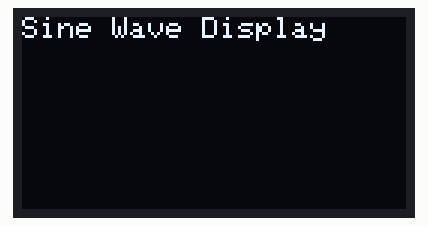
Bench run of a sketch on a simulated Arduino Uno, built with avr-gcc and run on an emulated ATmega328P. On the bench: 128×64 one-colour display.

Above: at 0.1 s.
At 5.06 s:
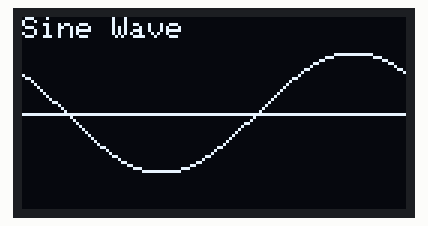
At 10.05 s:
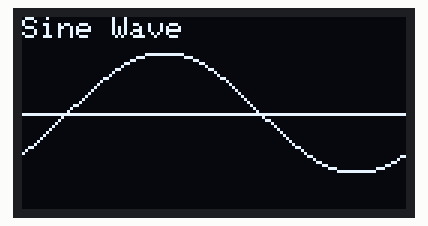
At 20.03 s:
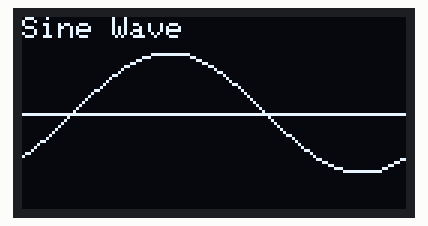
At 30.01 s:
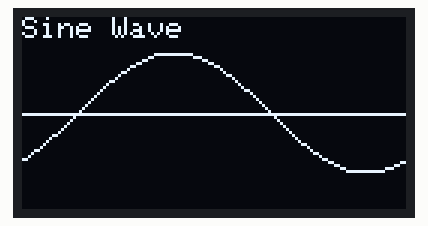
At 39.95 s:
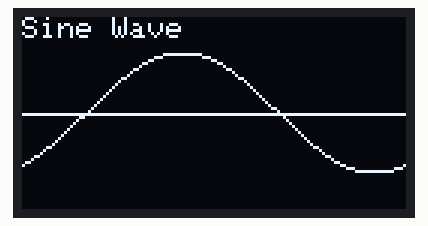

The sketch:

sin_example.ino
```cpp
#include <Wire.h>
#include <Adafruit_GFX.h>
#include <Adafruit_SSD1306.h>
#include <math.h>

#define SCREEN_WIDTH 128
#define SCREEN_HEIGHT 64
#define OLED_RESET    -1
#define OLED_ADDR     0x3C  // Common address for these displays (might be 0x3D)

Adafruit_SSD1306 display(SCREEN_WIDTH, SCREEN_HEIGHT, &Wire, OLED_RESET);

// Animation parameters
float frequency = 1.0;  // Controls how many cycles appear
float amplitude = 20.0; // Height of the wave
float phase = 0.0;      // Phase offset (for animation)

void setup() {
  Serial.begin(9600);

  // Initialize OLED
  if(!display.begin(SSD1306_SWITCHCAPVCC, OLED_ADDR)) {
    Serial.println(F("SSD1306 allocation failed"));
    for(;;);
  }

  display.clearDisplay();
  display.setTextSize(1);
  display.setTextColor(WHITE);
  display.setCursor(0, 0);
  display.println(F("Sine Wave Display"));
  display.display();
  delay(1000);
}

void loop() {
  display.clearDisplay();

  // Display title
  display.setTextSize(1);
  display.setTextColor(WHITE);
  display.setCursor(0, 0);
  display.println(F("Sine Wave"));

  // Draw middle line (x-axis)
  display.drawLine(0, SCREEN_HEIGHT/2, SCREEN_WIDTH, SCREEN_HEIGHT/2, WHITE);

  // Draw the sine wave
  for (int x = 0; x < SCREEN_WIDTH; x++) {
    // Calculate y value for this x position (center the wave vertically)
    int y = (SCREEN_HEIGHT/2) - amplitude * sin((x * frequency * PI / 64) + phase);

    // Draw a pixel at this position
    display.drawPixel(x, y, WHITE);
  }

  // Update display
  display.display();

  // Animate the wave by changing phase
  phase += 0.05;
  if (phase > 2*PI) {
    phase -= 2*PI;  // Keep phase between 0 and 2π
  }

  delay(30);  // Small delay for smooth animation
}
```
